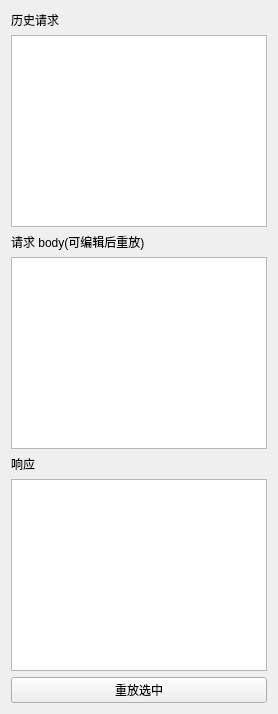
<?xml version="1.0" encoding="UTF-8"?>
<ui version="4.0">
 <class>DebugView</class>
 <widget class="QWidget" name="DebugView">
  <layout class="QVBoxLayout" name="mainLayout">
   <item>
    <widget class="QLabel" name="historyLabel">
     <property name="text"><string>历史请求</string></property>
    </widget>
   </item>
   <item>
    <widget class="QListWidget" name="historyList"/>
   </item>
   <item>
    <widget class="QLabel" name="requestLabel">
     <property name="text"><string>请求 body(可编辑后重放)</string></property>
    </widget>
   </item>
   <item>
    <widget class="QPlainTextEdit" name="requestView"/>
   </item>
   <item>
    <widget class="QLabel" name="responseLabel">
     <property name="text"><string>响应</string></property>
    </widget>
   </item>
   <item>
    <widget class="QPlainTextEdit" name="responseView">
     <property name="readOnly"><bool>true</bool></property>
    </widget>
   </item>
   <item>
    <widget class="QPushButton" name="replayBtn">
     <property name="text"><string>重放选中</string></property>
    </widget>
   </item>
  </layout>
 </widget>
 <resources/>
 <connections/>
</ui>
